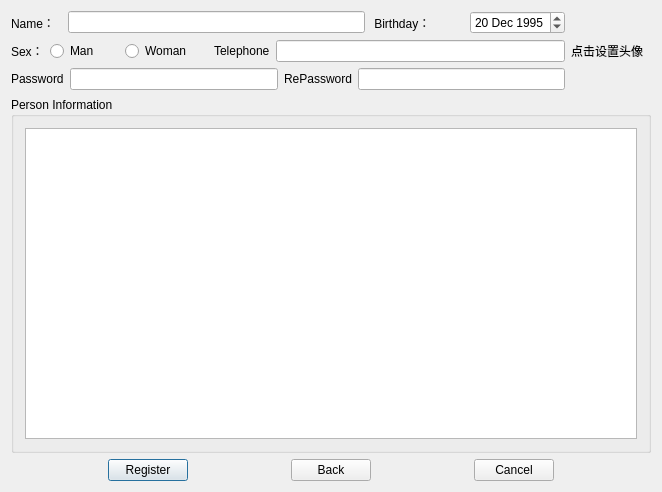
<?xml version="1.0" encoding="UTF-8"?>
<ui version="4.0">
 <class>RegisterUser</class>
 <widget class="QDialog" name="RegisterUser">
  <property name="geometry">
   <rect>
    <x>0</x>
    <y>0</y>
    <width>662</width>
    <height>492</height>
   </rect>
  </property>
  <property name="minimumSize">
   <size>
    <width>80</width>
    <height>80</height>
   </size>
  </property>
  <property name="sizeIncrement">
   <size>
    <width>80</width>
    <height>80</height>
   </size>
  </property>
  <property name="baseSize">
   <size>
    <width>80</width>
    <height>80</height>
   </size>
  </property>
  <property name="windowTitle">
   <string>RegisterUser</string>
  </property>
  <layout class="QHBoxLayout" name="horizontalLayout_3">
   <item>
    <layout class="QHBoxLayout" name="horizontalLayout_4">
     <item>
      <layout class="QGridLayout" name="gridLayout">
       <item row="1" column="0">
        <layout class="QHBoxLayout" name="horizontalLayout_8">
         <item>
          <layout class="QVBoxLayout" name="verticalLayout">
           <item>
            <layout class="QHBoxLayout" name="horizontalLayout">
             <item>
              <widget class="QLabel" name="label_2">
               <property name="text">
                <string>Name：  </string>
               </property>
              </widget>
             </item>
             <item>
              <widget class="QLineEdit" name="my_nameLE"/>
             </item>
             <item>
              <widget class="QLabel" name="label_6">
               <property name="text">
                <string> Birthday：          </string>
               </property>
              </widget>
             </item>
             <item>
              <widget class="QDateEdit" name="dateEdit">
               <property name="date">
                <date>
                 <year>1995</year>
                 <month>12</month>
                 <day>20</day>
                </date>
               </property>
              </widget>
             </item>
            </layout>
           </item>
           <item>
            <layout class="QHBoxLayout" name="horizontalLayout_9">
             <item>
              <widget class="QLabel" name="label">
               <property name="text">
                <string>Sex：</string>
               </property>
              </widget>
             </item>
             <item>
              <widget class="QRadioButton" name="radioButton">
               <property name="text">
                <string>Man      </string>
               </property>
              </widget>
             </item>
             <item>
              <widget class="QRadioButton" name="radioButton_2">
               <property name="text">
                <string>Woman     </string>
               </property>
              </widget>
             </item>
             <item>
              <widget class="QLabel" name="label_5">
               <property name="text">
                <string>Telephone</string>
               </property>
              </widget>
             </item>
             <item>
              <widget class="QLineEdit" name="lineEdit_2"/>
             </item>
            </layout>
           </item>
           <item>
            <layout class="QHBoxLayout" name="horizontalLayout_6">
             <item>
              <widget class="QLabel" name="label_3">
               <property name="text">
                <string>Password</string>
               </property>
              </widget>
             </item>
             <item>
              <widget class="QLineEdit" name="my_passwordLE"/>
             </item>
             <item>
              <widget class="QLabel" name="label_4">
               <property name="text">
                <string>RePassword</string>
               </property>
              </widget>
             </item>
             <item>
              <widget class="QLineEdit" name="my_repasswordLE"/>
             </item>
            </layout>
           </item>
          </layout>
         </item>
         <item>
          <widget class="imagelabel" name="my_imagelabel">
           <property name="enabled">
            <bool>true</bool>
           </property>
           <property name="minimumSize">
            <size>
             <width>80</width>
             <height>80</height>
            </size>
           </property>
           <property name="sizeIncrement">
            <size>
             <width>80</width>
             <height>80</height>
            </size>
           </property>
           <property name="baseSize">
            <size>
             <width>80</width>
             <height>80</height>
            </size>
           </property>
           <property name="text">
            <string>点击设置头像</string>
           </property>
          </widget>
         </item>
        </layout>
       </item>
       <item row="0" column="0">
        <layout class="QHBoxLayout" name="horizontalLayout_7"/>
       </item>
       <item row="2" column="0">
        <widget class="QGroupBox" name="groupBox">
         <property name="title">
          <string>Person Information</string>
         </property>
         <layout class="QHBoxLayout" name="horizontalLayout_2">
          <item>
           <widget class="QPlainTextEdit" name="my_plainTextEdit"/>
          </item>
         </layout>
        </widget>
       </item>
       <item row="3" column="0">
        <layout class="QHBoxLayout" name="horizontalLayout_5">
         <item>
          <spacer name="horizontalSpacer">
           <property name="orientation">
            <enum>Qt::Horizontal</enum>
           </property>
           <property name="sizeHint" stdset="0">
            <size>
             <width>40</width>
             <height>20</height>
            </size>
           </property>
          </spacer>
         </item>
         <item>
          <widget class="QPushButton" name="my_pbregister">
           <property name="text">
            <string>Register</string>
           </property>
          </widget>
         </item>
         <item>
          <spacer name="horizontalSpacer_2">
           <property name="orientation">
            <enum>Qt::Horizontal</enum>
           </property>
           <property name="sizeHint" stdset="0">
            <size>
             <width>40</width>
             <height>20</height>
            </size>
           </property>
          </spacer>
         </item>
         <item>
          <widget class="QPushButton" name="my_pbback">
           <property name="text">
            <string>Back</string>
           </property>
          </widget>
         </item>
         <item>
          <spacer name="horizontalSpacer_4">
           <property name="orientation">
            <enum>Qt::Horizontal</enum>
           </property>
           <property name="sizeHint" stdset="0">
            <size>
             <width>40</width>
             <height>20</height>
            </size>
           </property>
          </spacer>
         </item>
         <item>
          <widget class="QPushButton" name="my_pbcancel">
           <property name="text">
            <string>Cancel</string>
           </property>
          </widget>
         </item>
         <item>
          <spacer name="horizontalSpacer_3">
           <property name="orientation">
            <enum>Qt::Horizontal</enum>
           </property>
           <property name="sizeHint" stdset="0">
            <size>
             <width>40</width>
             <height>20</height>
            </size>
           </property>
          </spacer>
         </item>
        </layout>
       </item>
      </layout>
     </item>
    </layout>
   </item>
  </layout>
 </widget>
 <layoutdefault spacing="6" margin="11"/>
 <customwidgets>
  <customwidget>
   <class>imagelabel</class>
   <extends>QLabel</extends>
   <header>imagelabel.h</header>
  </customwidget>
 </customwidgets>
 <resources/>
 <connections/>
</ui>
